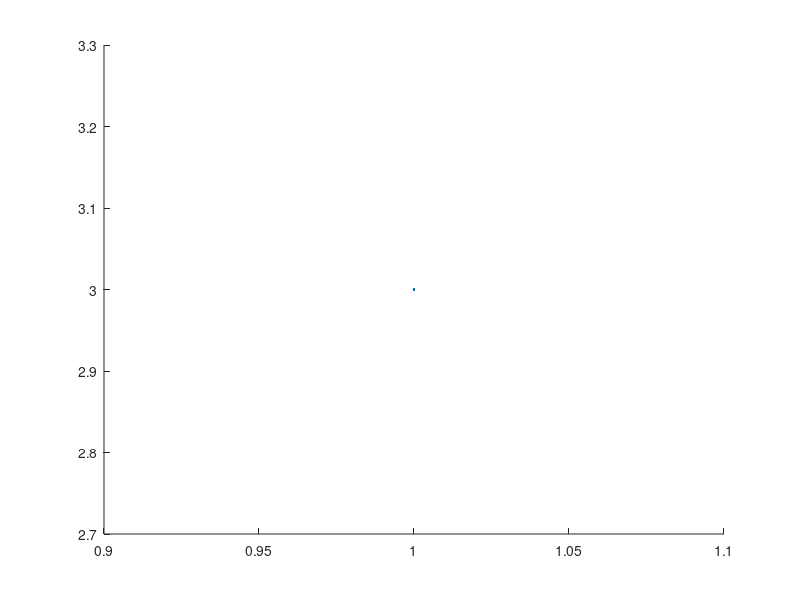

Source code (MATLAB): (Note: this script raises an error after producing the figure.)
% x | 0 | pi/6 | pi/4 | pi/3 | pi/2
%sinx | 0 | 1/2 | sqrt2/2 | 

x=1:3
y=cos(x)
v=lagrangeInterpolation(x,y,line(1,3,10))


% de aici x are valorile din poza
t=pi/18
err=prod(t-x)/factorial(5)

